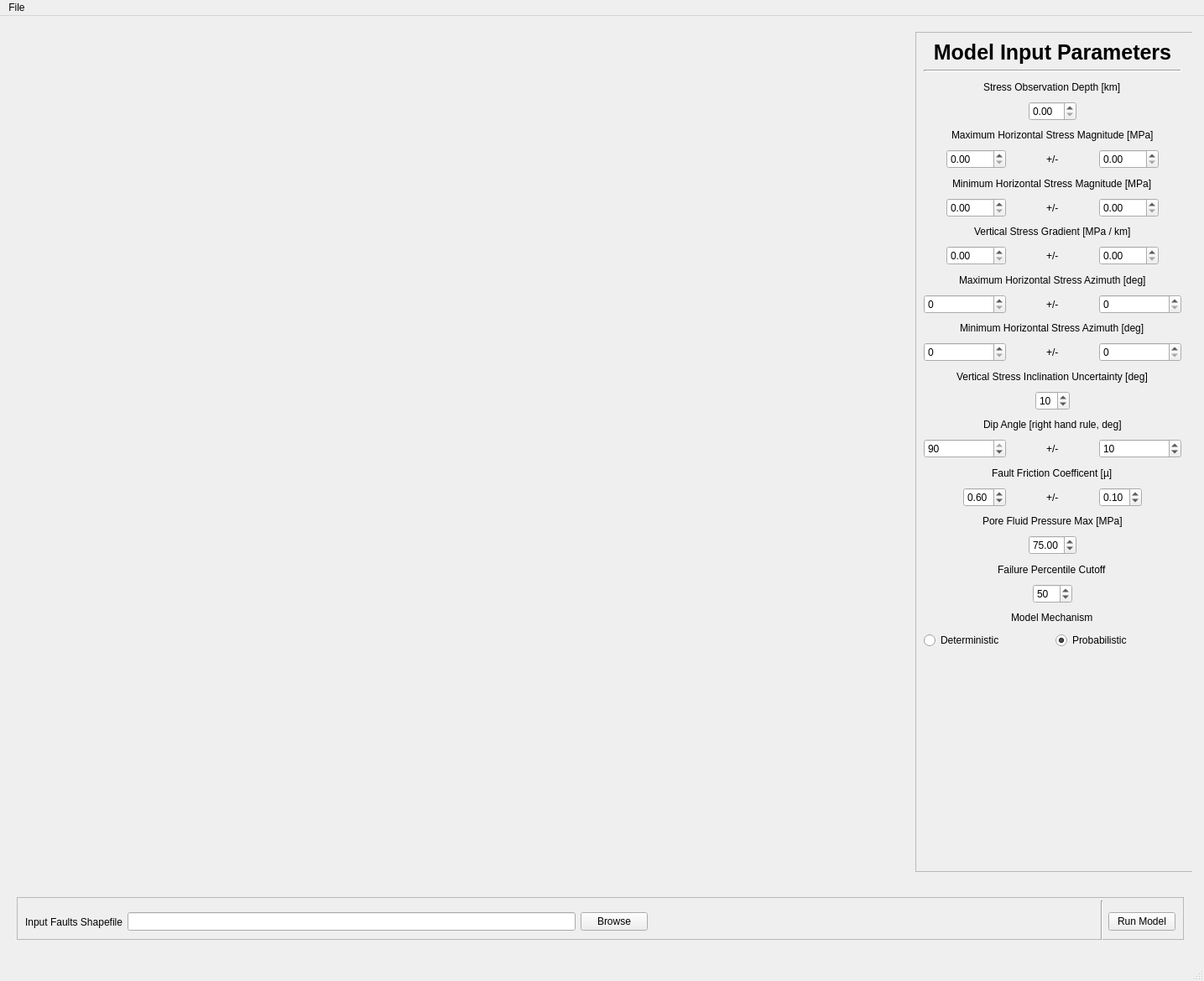
<?xml version="1.0" encoding="UTF-8"?>
<ui version="4.0">
 <class>MainWindow</class>
 <widget class="QMainWindow" name="MainWindow">
  <property name="geometry">
   <rect>
    <x>0</x>
    <y>0</y>
    <width>1435</width>
    <height>1169</height>
   </rect>
  </property>
  <property name="windowTitle">
   <string>MainWindow</string>
  </property>
  <widget class="QWidget" name="centralwidget">
   <widget class="QWidget" name="verticalLayoutWidget_2">
    <property name="geometry">
     <rect>
      <x>10</x>
      <y>9</y>
      <width>1411</width>
      <height>1101</height>
     </rect>
    </property>
    <layout class="QVBoxLayout" name="mainLayout1">
     <property name="sizeConstraint">
      <enum>QLayout::SetNoConstraint</enum>
     </property>
     <item>
      <layout class="QGridLayout" name="mainLayout2">
       <item row="0" column="1">
        <widget class="QWidget" name="initWidget" native="true">
         <property name="maximumSize">
          <size>
           <width>340</width>
           <height>16777215</height>
          </size>
         </property>
         <widget class="QFrame" name="initFrame">
          <property name="geometry">
           <rect>
            <x>10</x>
            <y>10</y>
            <width>331</width>
            <height>1001</height>
           </rect>
          </property>
          <property name="frameShape">
           <enum>QFrame::StyledPanel</enum>
          </property>
          <property name="frameShadow">
           <enum>QFrame::Raised</enum>
          </property>
          <widget class="QWidget" name="verticalLayoutWidget">
           <property name="geometry">
            <rect>
             <x>10</x>
             <y>10</y>
             <width>307</width>
             <height>981</height>
            </rect>
           </property>
           <layout class="QVBoxLayout" name="verticalLayout">
            <item>
             <widget class="QLabel" name="label_4">
              <property name="font">
               <font>
                <pointsize>19</pointsize>
                <weight>75</weight>
                <bold>true</bold>
               </font>
              </property>
              <property name="text">
               <string>Model Input Parameters</string>
              </property>
              <property name="alignment">
               <set>Qt::AlignBottom|Qt::AlignHCenter</set>
              </property>
             </widget>
            </item>
            <item>
             <widget class="Line" name="line">
              <property name="frameShadow">
               <enum>QFrame::Sunken</enum>
              </property>
              <property name="lineWidth">
               <number>2</number>
              </property>
              <property name="orientation">
               <enum>Qt::Horizontal</enum>
              </property>
             </widget>
            </item>
            <item alignment="Qt::AlignHCenter">
             <widget class="QLabel" name="label">
              <property name="text">
               <string>Stress Observation Depth [km]</string>
              </property>
             </widget>
            </item>
            <item>
             <layout class="QHBoxLayout" name="horizontalLayout">
              <item alignment="Qt::AlignHCenter">
               <widget class="QDoubleSpinBox" name="depth_mean_box"/>
              </item>
             </layout>
            </item>
            <item alignment="Qt::AlignHCenter">
             <widget class="QLabel" name="label_3">
              <property name="text">
               <string>Maximum Horizontal Stress Magnitude [MPa]</string>
              </property>
             </widget>
            </item>
            <item>
             <layout class="QHBoxLayout" name="horizontalLayout_3">
              <item alignment="Qt::AlignRight">
               <widget class="QDoubleSpinBox" name="shmax_mean_box">
                <property name="maximum">
                 <double>1000.000000000000000</double>
                </property>
               </widget>
              </item>
              <item alignment="Qt::AlignHCenter">
               <widget class="QLabel" name="label_5">
                <property name="text">
                 <string>+/-</string>
                </property>
               </widget>
              </item>
              <item alignment="Qt::AlignLeft">
               <widget class="QDoubleSpinBox" name="shmax_std_box">
                <property name="maximum">
                 <double>1000.000000000000000</double>
                </property>
               </widget>
              </item>
             </layout>
            </item>
            <item alignment="Qt::AlignHCenter">
             <widget class="QLabel" name="label_6">
              <property name="text">
               <string>Minimum Horizontal Stress Magnitude [MPa]</string>
              </property>
             </widget>
            </item>
            <item>
             <layout class="QHBoxLayout" name="horizontalLayout_4">
              <item alignment="Qt::AlignRight">
               <widget class="QDoubleSpinBox" name="shmin_mean_box">
                <property name="maximum">
                 <double>1000.000000000000000</double>
                </property>
               </widget>
              </item>
              <item alignment="Qt::AlignHCenter">
               <widget class="QLabel" name="label_7">
                <property name="text">
                 <string>+/-</string>
                </property>
               </widget>
              </item>
              <item alignment="Qt::AlignLeft">
               <widget class="QDoubleSpinBox" name="shmin_std_box">
                <property name="maximum">
                 <double>1000.000000000000000</double>
                </property>
               </widget>
              </item>
             </layout>
            </item>
            <item alignment="Qt::AlignHCenter">
             <widget class="QLabel" name="label_8">
              <property name="text">
               <string>Vertical Stress Gradient [MPa / km]</string>
              </property>
             </widget>
            </item>
            <item>
             <layout class="QHBoxLayout" name="horizontalLayout_5">
              <item alignment="Qt::AlignRight">
               <widget class="QDoubleSpinBox" name="sv_mean_box">
                <property name="maximum">
                 <double>1000.000000000000000</double>
                </property>
               </widget>
              </item>
              <item alignment="Qt::AlignHCenter">
               <widget class="QLabel" name="label_9">
                <property name="text">
                 <string>+/-</string>
                </property>
               </widget>
              </item>
              <item alignment="Qt::AlignLeft">
               <widget class="QDoubleSpinBox" name="sv_std_box">
                <property name="maximum">
                 <double>1000.000000000000000</double>
                </property>
               </widget>
              </item>
             </layout>
            </item>
            <item alignment="Qt::AlignHCenter">
             <widget class="QLabel" name="label_10">
              <property name="text">
               <string>Maximum Horizontal Stress Azimuth [deg]</string>
              </property>
             </widget>
            </item>
            <item>
             <layout class="QHBoxLayout" name="horizontalLayout_6">
              <item>
               <widget class="QSpinBox" name="shmax_az_mean_box">
                <property name="maximum">
                 <number>360</number>
                </property>
               </widget>
              </item>
              <item alignment="Qt::AlignHCenter">
               <widget class="QLabel" name="label_11">
                <property name="text">
                 <string>+/-</string>
                </property>
               </widget>
              </item>
              <item>
               <widget class="QSpinBox" name="shmax_az_std_box"/>
              </item>
             </layout>
            </item>
            <item alignment="Qt::AlignHCenter">
             <widget class="QLabel" name="label_12">
              <property name="text">
               <string>Minimum Horizontal Stress Azimuth [deg]</string>
              </property>
             </widget>
            </item>
            <item>
             <layout class="QHBoxLayout" name="horizontalLayout_7">
              <item>
               <widget class="QSpinBox" name="shmin_az_mean_box">
                <property name="maximum">
                 <number>360</number>
                </property>
               </widget>
              </item>
              <item alignment="Qt::AlignHCenter">
               <widget class="QLabel" name="label_13">
                <property name="text">
                 <string>+/-</string>
                </property>
               </widget>
              </item>
              <item>
               <widget class="QSpinBox" name="shmin_az_std_box"/>
              </item>
             </layout>
            </item>
            <item alignment="Qt::AlignHCenter">
             <widget class="QLabel" name="label_14">
              <property name="text">
               <string>Vertical Stress Inclination Uncertainty [deg]</string>
              </property>
             </widget>
            </item>
            <item>
             <layout class="QHBoxLayout" name="horizontalLayout_8">
              <item alignment="Qt::AlignHCenter">
               <widget class="QSpinBox" name="sv_inc_unc_box">
                <property name="value">
                 <number>10</number>
                </property>
               </widget>
              </item>
             </layout>
            </item>
            <item alignment="Qt::AlignHCenter">
             <widget class="QLabel" name="label_15">
              <property name="text">
               <string>Dip Angle [right hand rule, deg]</string>
              </property>
             </widget>
            </item>
            <item>
             <layout class="QHBoxLayout" name="horizontalLayout_9">
              <item>
               <widget class="QSpinBox" name="dip_mean_box">
                <property name="maximum">
                 <number>90</number>
                </property>
                <property name="value">
                 <number>90</number>
                </property>
               </widget>
              </item>
              <item alignment="Qt::AlignHCenter">
               <widget class="QLabel" name="label_16">
                <property name="text">
                 <string>+/-</string>
                </property>
               </widget>
              </item>
              <item>
               <widget class="QSpinBox" name="dip_std_box">
                <property name="value">
                 <number>10</number>
                </property>
               </widget>
              </item>
             </layout>
            </item>
            <item alignment="Qt::AlignHCenter">
             <widget class="QLabel" name="label_17">
              <property name="text">
               <string>Fault Friction Coefficent [µ]</string>
              </property>
             </widget>
            </item>
            <item>
             <layout class="QHBoxLayout" name="horizontalLayout_10">
              <item alignment="Qt::AlignRight">
               <widget class="QDoubleSpinBox" name="mu_mean_box">
                <property name="maximum">
                 <double>1.000000000000000</double>
                </property>
                <property name="singleStep">
                 <double>0.100000000000000</double>
                </property>
                <property name="value">
                 <double>0.600000000000000</double>
                </property>
               </widget>
              </item>
              <item alignment="Qt::AlignHCenter">
               <widget class="QLabel" name="label_18">
                <property name="text">
                 <string>+/-</string>
                </property>
               </widget>
              </item>
              <item alignment="Qt::AlignLeft">
               <widget class="QDoubleSpinBox" name="mu_std_box">
                <property name="maximum">
                 <double>1.000000000000000</double>
                </property>
                <property name="singleStep">
                 <double>0.050000000000000</double>
                </property>
                <property name="value">
                 <double>0.100000000000000</double>
                </property>
               </widget>
              </item>
             </layout>
            </item>
            <item alignment="Qt::AlignHCenter">
             <widget class="QLabel" name="label_19">
              <property name="text">
               <string>Pore Fluid Pressure Max [MPa]</string>
              </property>
             </widget>
            </item>
            <item>
             <layout class="QHBoxLayout" name="horizontalLayout_11">
              <item alignment="Qt::AlignHCenter">
               <widget class="QDoubleSpinBox" name="max_pf_box">
                <property name="value">
                 <double>75.000000000000000</double>
                </property>
               </widget>
              </item>
             </layout>
            </item>
            <item alignment="Qt::AlignHCenter">
             <widget class="QLabel" name="label_21">
              <property name="text">
               <string>Failure Percentile Cutoff</string>
              </property>
             </widget>
            </item>
            <item>
             <layout class="QHBoxLayout" name="horizontalLayout_2">
              <item alignment="Qt::AlignHCenter">
               <widget class="QSpinBox" name="fail_percentile_box">
                <property name="maximum">
                 <number>100</number>
                </property>
                <property name="value">
                 <number>50</number>
                </property>
               </widget>
              </item>
             </layout>
            </item>
            <item alignment="Qt::AlignHCenter">
             <widget class="QLabel" name="label_2">
              <property name="text">
               <string>Model Mechanism</string>
              </property>
             </widget>
            </item>
            <item>
             <layout class="QVBoxLayout" name="verticalLayout_2">
              <item>
               <layout class="QHBoxLayout" name="horizontalLayout_16">
                <item>
                 <widget class="QRadioButton" name="prob_model_yes">
                  <property name="text">
                   <string>Deterministic</string>
                  </property>
                 </widget>
                </item>
                <item>
                 <widget class="QRadioButton" name="det_model_yes">
                  <property name="text">
                   <string>Probabilistic</string>
                  </property>
                  <property name="checked">
                   <bool>true</bool>
                  </property>
                 </widget>
                </item>
               </layout>
              </item>
             </layout>
            </item>
            <item>
             <widget class="QWidget" name="stress_orient_widget" native="true">
              <property name="minimumSize">
               <size>
                <width>0</width>
                <height>250</height>
               </size>
              </property>
              <property name="maximumSize">
               <size>
                <width>16777215</width>
                <height>250</height>
               </size>
              </property>
              <widget class="QWidget" name="verticalLayoutWidget_4">
               <property name="geometry">
                <rect>
                 <x>9</x>
                 <y>9</y>
                 <width>291</width>
                 <height>231</height>
                </rect>
               </property>
               <layout class="QVBoxLayout" name="stress_orient_layout"/>
              </widget>
             </widget>
            </item>
           </layout>
          </widget>
         </widget>
        </widget>
       </item>
       <item row="0" column="0">
        <widget class="QWidget" name="mainPlotWidget" native="true">
         <widget class="QWidget" name="verticalLayoutWidget_3">
          <property name="geometry">
           <rect>
            <x>9</x>
            <y>9</y>
            <width>1041</width>
            <height>1011</height>
           </rect>
          </property>
          <layout class="QVBoxLayout" name="plotLayout"/>
         </widget>
        </widget>
       </item>
      </layout>
     </item>
     <item>
      <widget class="QWidget" name="executionWidget" native="true">
       <property name="maximumSize">
        <size>
         <width>16777215</width>
         <height>60</height>
        </size>
       </property>
       <widget class="QFrame" name="frame">
        <property name="geometry">
         <rect>
          <x>10</x>
          <y>0</y>
          <width>1391</width>
          <height>51</height>
         </rect>
        </property>
        <property name="frameShape">
         <enum>QFrame::StyledPanel</enum>
        </property>
        <property name="frameShadow">
         <enum>QFrame::Raised</enum>
        </property>
        <widget class="QWidget" name="horizontalLayoutWidget">
         <property name="geometry">
          <rect>
           <x>10</x>
           <y>4</y>
           <width>1371</width>
           <height>51</height>
          </rect>
         </property>
         <layout class="QHBoxLayout" name="horizontalLayout_12">
          <item>
           <layout class="QHBoxLayout" name="horizontalLayout_13">
            <item>
             <widget class="QLabel" name="label_20">
              <property name="text">
               <string>Input Faults Shapefile</string>
              </property>
             </widget>
            </item>
            <item>
             <widget class="QLineEdit" name="shapefile_edit"/>
            </item>
            <item>
             <widget class="QPushButton" name="file_browse_button">
              <property name="text">
               <string>Browse</string>
              </property>
             </widget>
            </item>
            <item>
             <spacer name="horizontalSpacer">
              <property name="orientation">
               <enum>Qt::Horizontal</enum>
              </property>
              <property name="sizeHint" stdset="0">
               <size>
                <width>40</width>
                <height>20</height>
               </size>
              </property>
             </spacer>
            </item>
           </layout>
          </item>
          <item>
           <widget class="Line" name="line_2">
            <property name="orientation">
             <enum>Qt::Vertical</enum>
            </property>
           </widget>
          </item>
          <item>
           <widget class="QPushButton" name="executeButton">
            <property name="maximumSize">
             <size>
              <width>150</width>
              <height>16777215</height>
             </size>
            </property>
            <property name="text">
             <string>Run Model</string>
            </property>
           </widget>
          </item>
         </layout>
        </widget>
       </widget>
      </widget>
     </item>
    </layout>
   </widget>
  </widget>
  <widget class="QMenuBar" name="menubar">
   <property name="geometry">
    <rect>
     <x>0</x>
     <y>0</y>
     <width>1435</width>
     <height>21</height>
    </rect>
   </property>
   <property name="defaultUp">
    <bool>false</bool>
   </property>
   <widget class="QMenu" name="menuFile">
    <property name="title">
     <string>File</string>
    </property>
    <addaction name="actionOpen_json_file"/>
    <addaction name="actionSave_json_settings"/>
   </widget>
   <addaction name="menuFile"/>
  </widget>
  <widget class="QStatusBar" name="statusbar"/>
  <action name="actionOpen_json_file">
   <property name="text">
    <string>Open json file</string>
   </property>
  </action>
  <action name="actionSave_json_settings">
   <property name="text">
    <string>Save json settings</string>
   </property>
  </action>
 </widget>
 <resources/>
 <connections/>
</ui>
